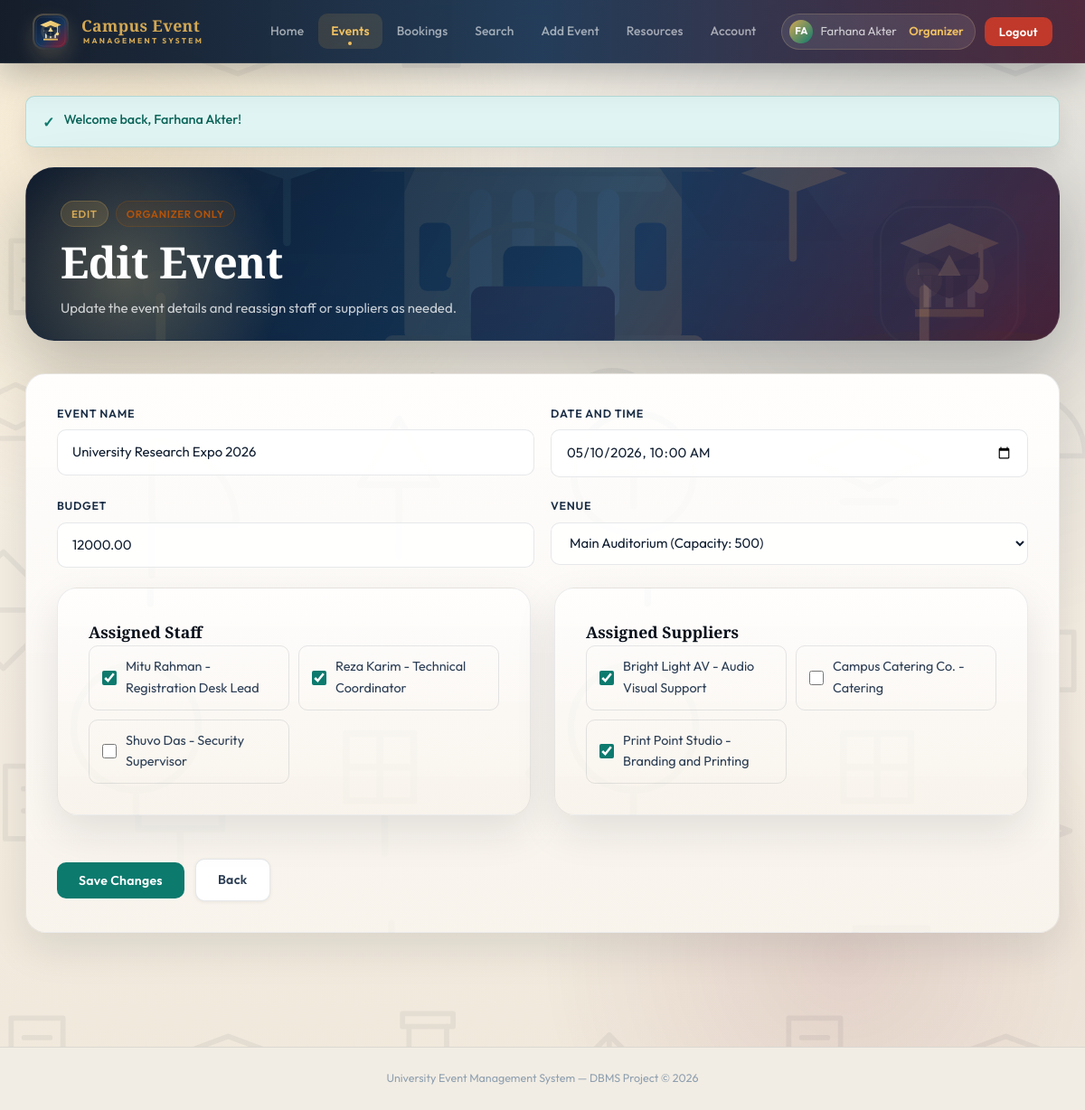
/edit_event.php?event_id=1 (signed in), run on the app's committed database.
### tables this page shows
CREATE TABLE events (
    event_id INT AUTO_INCREMENT PRIMARY KEY,
    customer_id INT NOT NULL,
    venue_id INT NOT NULL,
    event_name VARCHAR(150) NOT NULL,
    event_time DATETIME NOT NULL,
    budget DECIMAL(12, 2) NOT NULL,
    CONSTRAINT fk_events_customer
        FOREIGN KEY (customer_id) REFERENCES customers(customer_id) ON DELETE CASCADE,
    CONSTRAINT fk_events_venue
        FOREIGN KEY (venue_id) REFERENCES venues(venue_id) ON DELETE RESTRICT
);

CREATE TABLE venues (
    venue_id INT AUTO_INCREMENT PRIMARY KEY,
    venue_name VARCHAR(120) NOT NULL,
    address VARCHAR(255) NOT NULL,
    capacity INT NOT NULL
);

CREATE TABLE staff (
    staff_id INT AUTO_INCREMENT PRIMARY KEY,
    name VARCHAR(100) NOT NULL,
    role VARCHAR(100) NOT NULL,
    phone VARCHAR(20) NOT NULL
);

CREATE TABLE suppliers (
    supplier_id INT AUTO_INCREMENT PRIMARY KEY,
    name VARCHAR(100) NOT NULL,
    phone VARCHAR(20) NOT NULL,
    service_type VARCHAR(120) NOT NULL
);

### config.php (called while the page is built, shortened)
<?php
function h($value)
{
    return htmlspecialchars((string) $value, ENT_QUOTES, 'UTF-8');
}
function current_customer_id()
{
    return isset($_SESSION['customer_id']) ? (int) $_SESSION['customer_id'] : 0;
}

### edit_event.php (the view, shortened to what this page needs)
<?php
require_once __DIR__ . '/partials.php';
$eventId = isset($_GET['event_id']) ? (int) $_GET['event_id'] : (int) ($_POST['event_id'] ?? 0);
$eventStmt = $conn->prepare('SELECT * FROM events WHERE event_id = ? AND customer_id = ?');
$customerId = current_customer_id();
$eventStmt->bind_param('ii', $eventId, $customerId);
$eventStmt->execute();
$event = $eventStmt->get_result()->fetch_assoc();
$venues = $conn->query('SELECT venue_id, venue_name, capacity FROM venues ORDER BY venue_name ASC');
$staffMembers = $conn->query('SELECT staff_id, name, role FROM staff ORDER BY name ASC');
$suppliers = $conn->query('SELECT supplier_id, name, service_type FROM suppliers ORDER BY name ASC');
$selectedStaffIds = [];
$selectedSuppliers = [];
$assignedStaff = $conn->prepare('SELECT staff_id FROM event_staff WHERE event_id = ?');
$assignedStaff->bind_param('i', $eventId);
$assignedStaff->execute();
$assignedStaffResult = $assignedStaff->get_result();
while ($row = $assignedStaffResult->fetch_assoc()) {
    $selectedStaffIds[] = (int) $row['staff_id'];
}
$assignedSuppliers = $conn->prepare('SELECT supplier_id FROM event_suppliers WHERE event_id = ?');
$assignedSuppliers->bind_param('i', $eventId);
$assignedSuppliers->execute();
$assignedSupplierResult = $assignedSuppliers->get_result();
while ($row = $assignedSupplierResult->fetch_assoc()) {
    $selectedSuppliers[] = (int) $row['supplier_id'];
}
?>
<section class="hero">
    <div class="pill-row">
        <span class="badge">Edit</span>
        <span class="badge warning">Organizer Only</span>
    </div>
    <h1>Edit Event</h1>
    <p>Update the event details and reassign staff or suppliers as needed.</p>
</section>
<section class="panel">
    <form method="POST" class="stack">
        <div class="form-grid">
            <div class="input-group">
                <label for="event_name">Event Name</label>
                <input id="event_name" type="text" name="event_name" value="<?php echo h($event['event_name']); ?>" required>
            </div>
            <div class="input-group">
                <label for="event_time">Date and Time</label>
                <input
                    id="event_time"
                    type="datetime-local"
                    name="event_time"
                    value="<?php echo h(date('Y-m-d\TH:i', strtotime($event['event_time']))); ?>"
                    required
                >
            </div>
        </div>
        <div class="form-grid">
            <div class="input-group">
                <label for="budget">Budget</label>
                <input id="budget" type="number" name="budget" min="0" step="0.01" value="<?php echo h((string) $event['budget']); ?>" required>
            </div>
            <div class="input-group">
                <label for="venue_id">Venue</label>
                <select id="venue_id" name="venue_id" required>
                    <?php while ($venue = $venues->fetch_assoc()): ?>
                        <option
                            value="<?php echo h((string) $venue['venue_id']); ?>"
                            <?php echo (int) $venue['venue_id'] === (int) $event['venue_id'] ? 'selected' : ''; ?>
                        >
                            <?php echo h($venue['venue_name'] . ' (Capacity: ' . $venue['capacity'] . ')'); ?>
                        </option>
                    <?php endwhile; ?>
                </select>
            </div>
        </div>
        <div class="resource-columns">
            <div class="panel">
                <h3>Assigned Staff</h3>
                <div class="checkbox-grid">
                    <?php while ($staff = $staffMembers->fetch_assoc()): ?>
                        <label>
                            <input
                                type="checkbox"
                                name="staff_ids[]"
                                value="<?php echo h((string) $staff['staff_id']); ?>"
                                <?php echo in_array((int) $staff['staff_id'], $selectedStaffIds, true) ? 'checked' : ''; ?>
                            >
                            <?php echo h($staff['name'] . ' - ' . $staff['role']); ?>
                        </label>
                    <?php endwhile; ?>
                </div>
            </div>
            <div class="panel">
                <h3>Assigned Suppliers</h3>
                <div class="checkbox-grid">
                    <?php while ($supplier = $suppliers->fetch_assoc()): ?>
                        <label>
                            <input
                                type="checkbox"
                                name="supplier_ids[]"
                                value="<?php echo h((string) $supplier['supplier_id']); ?>"
                                <?php echo in_array((int) $supplier['supplier_id'], $selectedSuppliers, true) ? 'checked' : ''; ?>
                            >
                            <?php echo h($supplier['name'] . ' - ' . $supplier['service_type']); ?>
                        </label>
                    <?php endwhile; ?>
                </div>
            </div>
        </div>
        <div class="action-row">
            <button type="submit" class="btn btn-secondary">Save Changes</button>
            <a class="btn btn-light" href="view_events.php">Back</a>
        </div>
    </form>
</section>

### data on the page
events: event_name "University Research Expo 2026", event_time "05/10/2026 10:00", budget "12000.00", venue_id "Main Auditorium (Capacity: 500)"
staff: staff_id "☑", name+role "Mitu Rahman - Registration Desk Lead"
staff: staff_id "☑", name+role "Reza Karim - Technical Coordinator"
staff: name+role "Shuvo Das - Security Supervisor"
suppliers: supplier_id "☑", name+service_type "Bright Light AV - Audio Visual Support"
suppliers: name+service_type "Campus Catering Co. - Catering"
suppliers: supplier_id "☑", name+service_type "Print Point Studio - Branding and Printing"

### other printed values
$label "Home Events Bookings Search Add Event Resources Account"
$initials "FA"
$_SESSION['customer_name'] "Farhana Akter"
current_role() "Organizer"
$flash['message'] "Welcome back, Farhana Akter!"
app_full_name() "University Event Management System"
